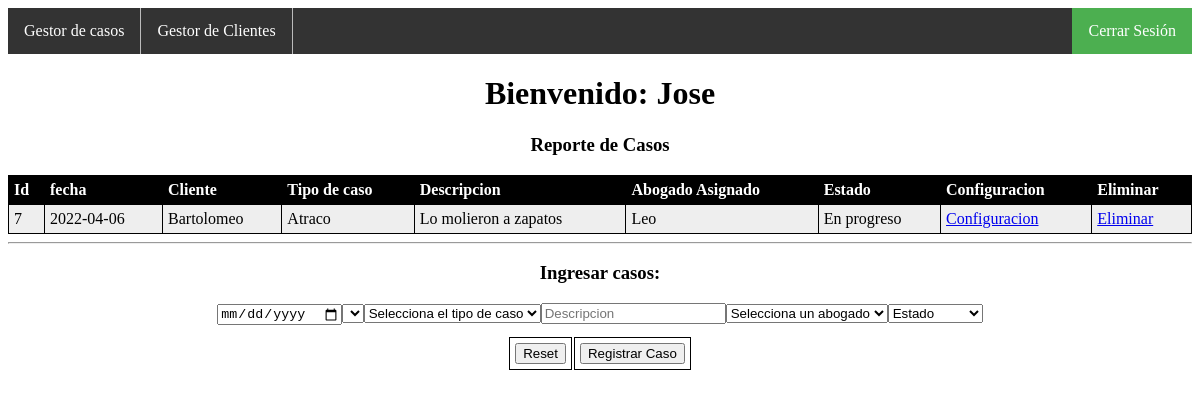
The app's page /index.php (signed in) with its own data.
### tables this page shows
CREATE TABLE `casos` (
  `Id_Casos` int(11) NOT NULL,
  `Fecha` date NOT NULL,
  `Cliente` varchar(30) NOT NULL,
  `Tipo_de_caso` varchar(30) NOT NULL,
  `Descripcion` varchar(1000) NOT NULL,
  `Abogado_Asignado` varchar(40) NOT NULL,
  `Estado` varchar(15) NOT NULL
);

### index.php (the view, shortened to what this page needs)
<?php
if (!isset($_SESSION['nombre'])) {
	header('Location: login.php');
}elseif(isset($_SESSION['nombre'])){
 include 'model/conexion.php';
		$sentencia = $bd->query("SELECT * FROM casos;");
		$casos = $sentencia->fetchAll(PDO::FETCH_OBJ);
	}else{
		echo "Error en el sistema";
	}
        ?>
        <!DOCTYPE html>
<html lang="es">
<head>
</head>
<body>
	<center>
	<div id="header">
			<ul class="nav">
				<li><a href="http://localhost/Tarea10P/index.php">Gestor de casos</a></li>
				<li><a href="http://localhost/Tarea10P/index1.php">Gestor de Clientes</a>
				<li style="float:right"><a class="active" href="cerrar.php">Cerrar Sesión</a></li>
			</ul>
		</div>
	<h1>Bienvenido: <?php echo $_SESSION['nombre'] ?></h1>
		<h3>Reporte de Casos</h3>
		<table id= "T01">
			<tr>
				<th>Id</th>
				<th>fecha</th>
				<th>Cliente</th>
				<th>Tipo de caso</th>
				<th>Descripcion</th>
				<th>Abogado Asignado</th>
				<th>Estado</th>
				<th>Configuracion</th>
				<th>Eliminar</th>
			</tr>
			<?php
				foreach ($casos as $dato) {
					?>
					<tr>
						<td><?php echo $dato->Id_Casos; ?></td>
						<td><?php echo $dato->Fecha; ?></td>
						<td><?php echo $dato->Cliente; ?></td>
						<td><?php echo $dato->Tipo_de_caso; ?></td>
						<td><?php echo $dato->Descripcion; ?></td>
						<td><?php echo $dato->Abogado_Asignado; ?></td>
						<td><?php echo $dato->Estado ?></td>
						<td><a href="editar.php?id=<?php echo $dato->Id_Casos; ?>">Configuracion</a></td>
						<td><a href="eliminar.php?id=<?php echo $dato->Id_Casos; ?>">Eliminar</a></td>
					</tr>
					<?php
				}
			?>
            </table>
		<hr>
		<h3>Ingresar casos:</h3>
		<form method="POST" action="insertar.php">
			<table id="T02">
				<tr>
                    <input type="date" name="fecha" id="" >
				</tr>
				<tr>
                    <select name="cliente" id="cliente" >
                      <?php
					  $clientequery = "SELECT * from clientes";
					  $run = mysqli_query($conn, $clientequery) or die(mysqli_error($conn));
					  if ($run) {
						  while ($valores = mysqli_fetch_array($run)) {
							  $Nombre = $Nombre;
							  echo '<option value="'.$Nombre.'">'.$Nombre.'</option>';
						  }
					  }
					  ?>
                   </select>
                 </select>    				<tr>
                  <select name="tipo_de_caso" id="" >
                        <option> Selecciona el tipo de caso </option>
                 </select>
				</tr>
				<tr>
					<input type="text" name="Descripcion" placeholder="Descripcion">
				</tr>
				<tr>
                    <select name="Abogado" id="" >
                        <option> Selecciona un abogado </option>
                 </select>
				</tr>
                    <select name="Estado" id="" >
                        <option> Estado </option>
                 </select>
				<tr>
					<td><input type="reset" name=""></td>
					<td><input type="submit" value="Registrar Caso"></td>
				</tr>
			</table>
		</form>
	</center>
</body>
</html>

### index.php (style rules this page uses)
ul { list-style-type: none; margin: 0; padding: 0; overflow: hidden; background-color: #333; }
li { float: left; }
li a { display: block; color: white; text-align: center; padding: 14px 16px; text-decoration: none; }
.active { background-color: #4CAF50; }
li { border-right: 1px solid #bbb; }
li:last-child { border-right: none; }
table#T01 { width:100%; }
table#T01, th, td { border: 1px solid black; border-collapse: collapse; }
table#T01, th, td { padding: 5px; text-align: left; }
table#T01 tr:nth-child(even) { background-color: #eee; }
table#T01 tr:nth-child(odd) { background-color:#fff; }
table#T01 th { background-color: black; color: white; }

### records on screen
casos: Id_Casos "7", Fecha "2022-04-06", Cliente "Bartolomeo", Tipo_de_caso "Atraco", Descripcion "Lo molieron a zapatos", Abogado_Asignado "Leo", Estado "En progreso"

### other values on screen
$_SESSION['nombre'] "Jose"
